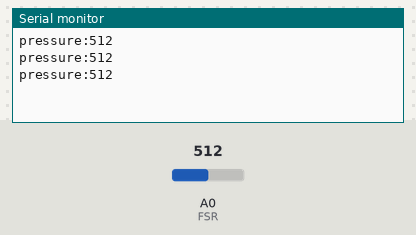
Recording of a sketch running on a simulated Arduino Uno, built with avr-gcc and run on an emulated ATmega328P. Parts: the last lines printed to the serial monitor. Inputs (shaded band) come from the test bench; at power-on: A0 (FSR) = 512.

Above: at 1.3 s.
1.4 s: A0 (FSR) set to 716
At 1.9 s:
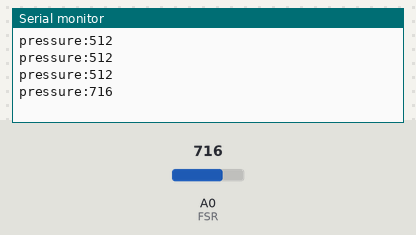
2.9 s: A0 (FSR) set to 900
At 3.4 s:
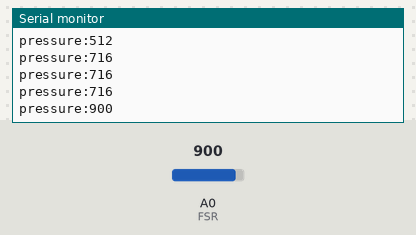
Timing chart, 0 to 5.9 s (numbered marks = the images above; inputs shaded):
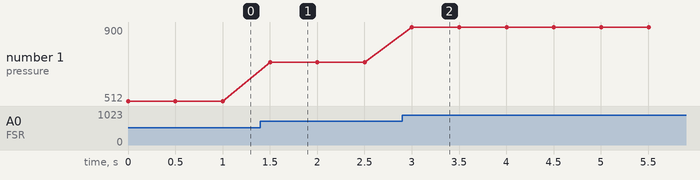

The sketch:

testFSR.ino
```cpp
 int val;
 int FSR = 0;//定义FSR压力传感器阻值的输入引脚
void setup() {
  // put your setup code here, to run once:


 Serial.begin(9600);
 pinMode(FSR, INPUT);   //设置FSR压力传感器为输入
 digitalWrite(1, LOW);
}

void loop() {
  // put your main code here, to run repeatedly:
   val = analogRead(FSR); //读取模拟接口0 的值，即压力传感器传回的阻值，并将其赋给val
    Serial.print("pressure:");
  Serial.println(val);
  Serial.println();
  Serial.println();
  delay(500);
}
```

Measured:
- after the input at 1.4 s, the serial monitor: prints a new line after 0.10 s (image 1)
- after the input at 2.9 s, the serial monitor: prints a new line after 0.10 s (image 2)
- plotted number 1: 512 → 716 after the input at 1.4 s, 716 → 900 after the input at 2.9 s
